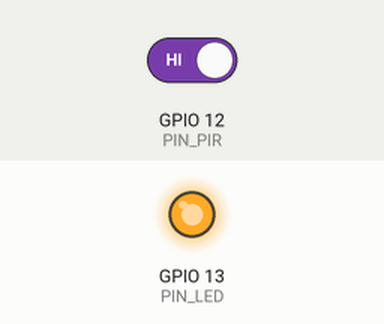
Simulated run of this sketch. Board: ESP8266 (NodeMCU). Shown: output pins drawn as LEDs (lit = HIGH). The inputs (shaded band) are chosen by the test bench; at power-on: GPIO 12 (PIN_PIR) HIGH. What the sketch prints to the serial monitor is not drawn.

Above: at 1.2 s.
1.3 s: GPIO 12 (PIN_PIR) driven LOW
At 1.9 s:
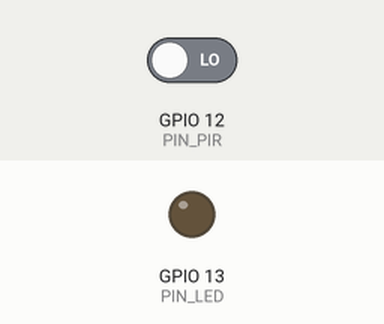
2.8 s: GPIO 12 (PIN_PIR) driven HIGH
At 3.1 s:
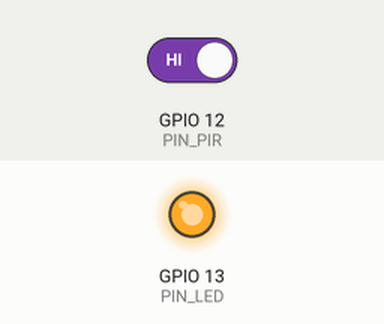
Timing chart, 0 to 5.8 s (numbered marks = the images above; inputs shaded):
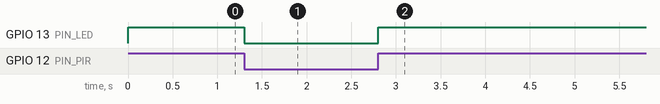

The sketch:

test-pir.ino
```cpp
// -*- mode: c++; coding: utf-8 -*-

#include <ESP8266WiFi.h>
#include <ArduinoOTA.h>

#define PIN_LED         13
#define PIN_PIR         12


void
check_pir() {
    bool state = digitalRead(PIN_PIR);
    digitalWrite(PIN_LED, state);
}

void
setup_wireless() {
    String ssid = "TEST-PIR";
    Serial.printf("WiFi: setting up AP as '%s'\n", ssid.c_str());

    WiFi.mode(WIFI_AP);
    WiFi.enableSTA(false);
    WiFi.softAP(ssid.c_str());

    Serial.print("WiFi: ready, IP address: ");
    Serial.println(WiFi.softAPIP());
}

void
setup() {
    Serial.begin(115200);
    Serial.printf("\n\nSYSTEM: free flash space: %d\n", ESP.getFreeSketchSpace());

    // setup gpio
    pinMode(PIN_LED, OUTPUT);
    pinMode(PIN_PIR, INPUT_PULLUP);

    // connect to Wireless network
    setup_wireless();

    // setup OTA procedure
    ArduinoOTA.onStart([]() {
	    Serial.println("OTA: start");
	});

    ArduinoOTA.onProgress([](unsigned int progress, unsigned int total) {
	    Serial.printf("OTA: progress: %u%%\r", (progress / (total / 100)));
	});

    ArduinoOTA.onEnd([]() {
	    Serial.println("\nOTA: end");
	});

    ArduinoOTA.onError([](ota_error_t error) {
	    Serial.printf("OTA error[%u]: ", error);
	    if (error == OTA_AUTH_ERROR) Serial.println("Auth Failed");
	    else if (error == OTA_BEGIN_ERROR) Serial.println("Begin Failed");
	    else if (error == OTA_CONNECT_ERROR) Serial.println("Connect Failed");
	    else if (error == OTA_RECEIVE_ERROR) Serial.println("Receive Failed");
	    else if (error == OTA_END_ERROR) Serial.println("End Failed");
	});

    ArduinoOTA.begin();
}

void
loop() {
    ArduinoOTA.handle();
    check_pir();
}
```

Measured:
- after the input at 1.3 s, GPIO 13 (PIN_LED): HIGH → LOW at once
- after the input at 2.8 s, GPIO 13 (PIN_LED): LOW → HIGH at once
